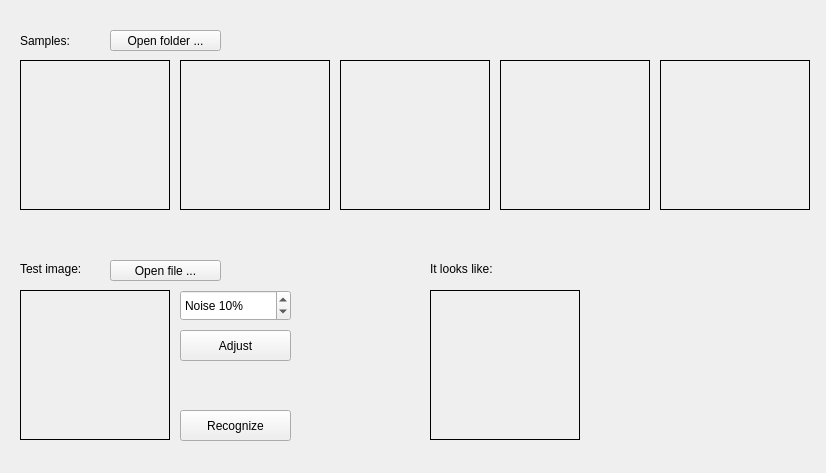
<?xml version="1.0" encoding="UTF-8"?>
<ui version="4.0">
 <class>MainWindow</class>
 <widget class="QMainWindow" name="MainWindow">
  <property name="geometry">
   <rect>
    <x>0</x>
    <y>0</y>
    <width>826</width>
    <height>473</height>
   </rect>
  </property>
  <property name="windowTitle">
   <string>ЦОСиИ лаб. 4</string>
  </property>
  <widget class="QWidget" name="centralWidget">
   <widget class="QLabel" name="sample0ImageLabel">
    <property name="geometry">
     <rect>
      <x>20</x>
      <y>60</y>
      <width>150</width>
      <height>150</height>
     </rect>
    </property>
    <property name="frameShape">
     <enum>QFrame::Box</enum>
    </property>
    <property name="frameShadow">
     <enum>QFrame::Plain</enum>
    </property>
    <property name="text">
     <string/>
    </property>
   </widget>
   <widget class="QLabel" name="testImageLabel">
    <property name="geometry">
     <rect>
      <x>20</x>
      <y>290</y>
      <width>150</width>
      <height>150</height>
     </rect>
    </property>
    <property name="frameShape">
     <enum>QFrame::Box</enum>
    </property>
    <property name="frameShadow">
     <enum>QFrame::Plain</enum>
    </property>
    <property name="text">
     <string/>
    </property>
   </widget>
   <widget class="QLabel" name="sampleLabel">
    <property name="geometry">
     <rect>
      <x>20</x>
      <y>30</y>
      <width>101</width>
      <height>21</height>
     </rect>
    </property>
    <property name="text">
     <string>Samples:</string>
    </property>
   </widget>
   <widget class="QLabel" name="testLabel">
    <property name="geometry">
     <rect>
      <x>20</x>
      <y>260</y>
      <width>81</width>
      <height>17</height>
     </rect>
    </property>
    <property name="text">
     <string>Test image:</string>
    </property>
   </widget>
   <widget class="QPushButton" name="recognizeButton">
    <property name="geometry">
     <rect>
      <x>180</x>
      <y>410</y>
      <width>111</width>
      <height>31</height>
     </rect>
    </property>
    <property name="text">
     <string>Recognize</string>
    </property>
   </widget>
   <widget class="QPushButton" name="browseSampleButton">
    <property name="geometry">
     <rect>
      <x>110</x>
      <y>30</y>
      <width>111</width>
      <height>21</height>
     </rect>
    </property>
    <property name="text">
     <string>Open folder ...</string>
    </property>
   </widget>
   <widget class="QPushButton" name="browseTestButton">
    <property name="geometry">
     <rect>
      <x>110</x>
      <y>260</y>
      <width>111</width>
      <height>21</height>
     </rect>
    </property>
    <property name="text">
     <string>Open file ...</string>
    </property>
   </widget>
   <widget class="QSpinBox" name="noiseSpinBox">
    <property name="geometry">
     <rect>
      <x>180</x>
      <y>290</y>
      <width>111</width>
      <height>31</height>
     </rect>
    </property>
    <property name="suffix">
     <string>%</string>
    </property>
    <property name="prefix">
     <string>Noise </string>
    </property>
    <property name="maximum">
     <number>100</number>
    </property>
    <property name="value">
     <number>10</number>
    </property>
   </widget>
   <widget class="QPushButton" name="adjustButton">
    <property name="geometry">
     <rect>
      <x>180</x>
      <y>330</y>
      <width>111</width>
      <height>31</height>
     </rect>
    </property>
    <property name="text">
     <string>Adjust</string>
    </property>
   </widget>
   <widget class="QLabel" name="sample1ImageLabel">
    <property name="geometry">
     <rect>
      <x>180</x>
      <y>60</y>
      <width>150</width>
      <height>150</height>
     </rect>
    </property>
    <property name="frameShape">
     <enum>QFrame::Box</enum>
    </property>
    <property name="frameShadow">
     <enum>QFrame::Plain</enum>
    </property>
    <property name="text">
     <string/>
    </property>
   </widget>
   <widget class="QLabel" name="sample2ImageLabel">
    <property name="geometry">
     <rect>
      <x>340</x>
      <y>60</y>
      <width>150</width>
      <height>150</height>
     </rect>
    </property>
    <property name="frameShape">
     <enum>QFrame::Box</enum>
    </property>
    <property name="frameShadow">
     <enum>QFrame::Plain</enum>
    </property>
    <property name="text">
     <string/>
    </property>
   </widget>
   <widget class="QLabel" name="similarity0Label">
    <property name="geometry">
     <rect>
      <x>20</x>
      <y>220</y>
      <width>151</width>
      <height>17</height>
     </rect>
    </property>
    <property name="text">
     <string/>
    </property>
   </widget>
   <widget class="QLabel" name="similarity1Label">
    <property name="geometry">
     <rect>
      <x>180</x>
      <y>220</y>
      <width>151</width>
      <height>17</height>
     </rect>
    </property>
    <property name="text">
     <string/>
    </property>
   </widget>
   <widget class="QLabel" name="similarity2Label">
    <property name="geometry">
     <rect>
      <x>340</x>
      <y>220</y>
      <width>151</width>
      <height>17</height>
     </rect>
    </property>
    <property name="text">
     <string/>
    </property>
   </widget>
   <widget class="QLabel" name="sample3ImageLabel">
    <property name="geometry">
     <rect>
      <x>500</x>
      <y>60</y>
      <width>150</width>
      <height>150</height>
     </rect>
    </property>
    <property name="frameShape">
     <enum>QFrame::Box</enum>
    </property>
    <property name="frameShadow">
     <enum>QFrame::Plain</enum>
    </property>
    <property name="text">
     <string/>
    </property>
   </widget>
   <widget class="QLabel" name="sample4ImageLabel">
    <property name="geometry">
     <rect>
      <x>660</x>
      <y>60</y>
      <width>150</width>
      <height>150</height>
     </rect>
    </property>
    <property name="frameShape">
     <enum>QFrame::Box</enum>
    </property>
    <property name="frameShadow">
     <enum>QFrame::Plain</enum>
    </property>
    <property name="text">
     <string/>
    </property>
   </widget>
   <widget class="QLabel" name="similarity3Label">
    <property name="geometry">
     <rect>
      <x>500</x>
      <y>220</y>
      <width>151</width>
      <height>17</height>
     </rect>
    </property>
    <property name="text">
     <string/>
    </property>
   </widget>
   <widget class="QLabel" name="similarity4Label">
    <property name="geometry">
     <rect>
      <x>660</x>
      <y>220</y>
      <width>151</width>
      <height>17</height>
     </rect>
    </property>
    <property name="text">
     <string/>
    </property>
   </widget>
   <widget class="QLabel" name="resultImageLabel">
    <property name="geometry">
     <rect>
      <x>430</x>
      <y>290</y>
      <width>150</width>
      <height>150</height>
     </rect>
    </property>
    <property name="frameShape">
     <enum>QFrame::Box</enum>
    </property>
    <property name="frameShadow">
     <enum>QFrame::Plain</enum>
    </property>
    <property name="text">
     <string/>
    </property>
   </widget>
   <widget class="QLabel" name="resultLabel">
    <property name="geometry">
     <rect>
      <x>430</x>
      <y>260</y>
      <width>111</width>
      <height>17</height>
     </rect>
    </property>
    <property name="text">
     <string>It looks like:</string>
    </property>
   </widget>
  </widget>
 </widget>
 <layoutdefault spacing="6" margin="11"/>
 <resources/>
 <connections/>
</ui>
